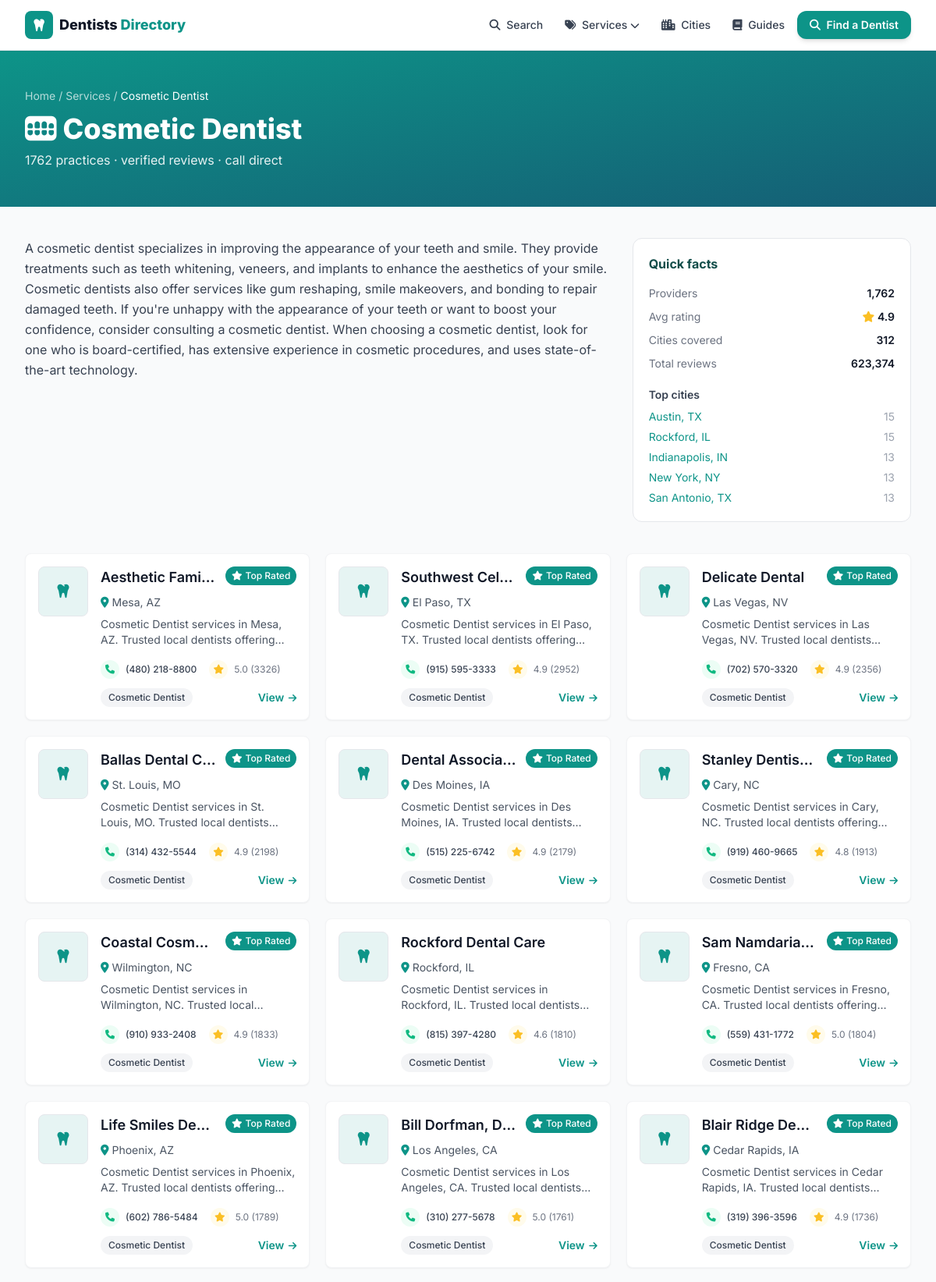
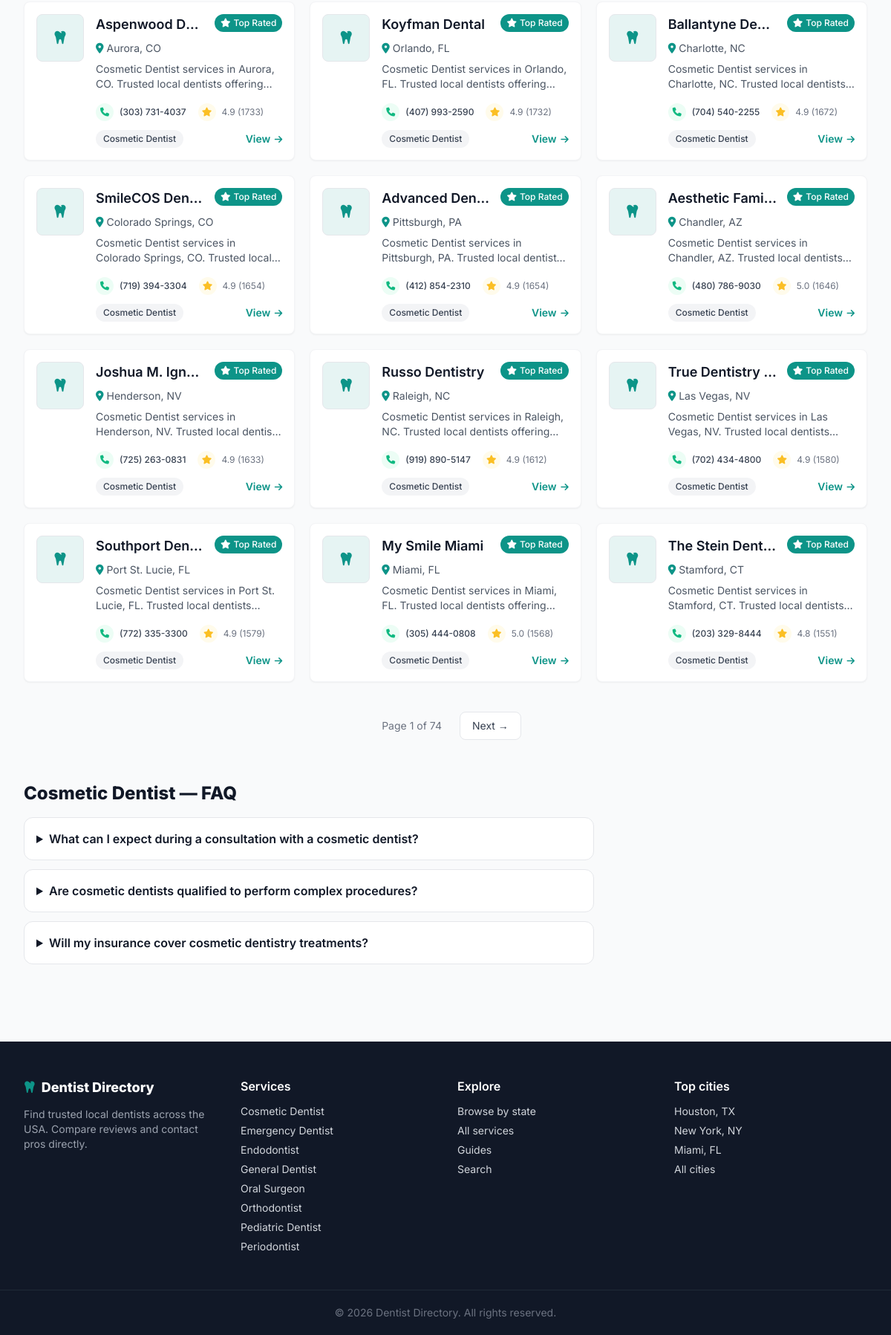
Screenshot of /category/cosmetic-dentist with the database file from the repository (2 pictures, top to bottom).
### tables this page shows
CREATE TABLE content (
    key          TEXT PRIMARY KEY,   -- e.g. city:austin-tx, category:termite-control
    kind         TEXT,               -- city | category | listing
    intro        TEXT,
    faq          TEXT,               -- JSON [{q,a},...]
    generated_at TEXT DEFAULT (datetime('now'))
);

CREATE TABLE listings (
    id          INTEGER PRIMARY KEY AUTOINCREMENT,
    name        TEXT NOT NULL,
    slug        TEXT UNIQUE NOT NULL,
    category    TEXT,
    city        TEXT,
    state       TEXT,
    address     TEXT,
    phone       TEXT,
    website     TEXT,
    lat         REAL,
    lng         REAL,
    rating      REAL,
    reviews     INTEGER,
    hours       TEXT,           -- JSON blob
    maps_url    TEXT,
    cid         TEXT,           -- google place CID, used for dedup
    scraped_at  TEXT DEFAULT (datetime('now'))
);

### web/app.py (the view)
@app.route("/category/<slug>")
def category(slug):
    d = get_db()
    cats = {slugify(r["category"]): r["category"] for r in d.execute(
        "SELECT DISTINCT category FROM listings WHERE category IS NOT NULL")}
    name = cats.get(slug)
    if not name:
        abort(404)
    page = _page()
    total = d.execute("SELECT COUNT(*) FROM listings WHERE category = ?",
                      (name,)).fetchone()[0]
    rows = d.execute(
        "SELECT * FROM listings WHERE category = ? ORDER BY reviews DESC "
        "LIMIT ? OFFSET ?", (name, PER_PAGE, (page - 1) * PER_PAGE)).fetchall()
    copy = content_for(f"category:{slug}")
    stats = d.execute(
        "SELECT ROUND(AVG(rating),1) avg, COUNT(DISTINCT city||state) cities, "
        "SUM(reviews) revs FROM listings WHERE category = ? AND rating IS NOT NULL",
        (name,)).fetchone()
    top_cities = d.execute(
        "SELECT city, state, COUNT(*) n FROM listings WHERE category = ? "
        "GROUP BY city, state ORDER BY n DESC LIMIT 5", (name,)).fetchall()
    facts = {"avg": stats["avg"], "cities": stats["cities"],
             "reviews": stats["revs"] or 0, "top_cities": top_cities}
    return render_template("category.html", name=name, slug=slug, rows=rows,
                           total=total, copy=copy, pg=_pageinfo(page, total),
                           facts=facts, base_url=f"/category/{slug}")

### scraper/db.py (called while the page is built)
def slugify(value: str) -> str:
    value = unicodedata.normalize("NFKD", value).encode("ascii", "ignore").decode()
    value = re.sub(r"[^\w\s-]", "", value).strip().lower()
    return re.sub(r"[-\s]+", "-", value)

### web/app.py (called while the page is built)
def get_db():
    if "db" not in g:
        uri = f"file:{dbmod.DB_PATH.as_posix()}?mode=ro&immutable=1"
        g.db = sqlite3.connect(uri, uri=True)
        g.db.row_factory = sqlite3.Row
    return g.db

def slugify(s):
    return dbmod.slugify(s or "")

def content_for(key):
    row = get_db().execute(
        "SELECT intro, faq FROM content WHERE key = ?", (key,)
    ).fetchone()
    if not row:
        return None
    return {"intro": row["intro"],
            "faq": json.loads(row["faq"]) if row["faq"] else []}

@app.context_processor
def inject_globals():
    cats = [r["category"] for r in get_db().execute(
        "SELECT DISTINCT category FROM listings WHERE category IS NOT NULL "
        "ORDER BY category")]
    return {
        "SITE_NAME": app.config["SITE_NAME"],
        "ALL_CATEGORIES": cats,
        "CATEGORY_ICONS": CATEGORY_ICONS,
        "ADSENSE_CLIENT": app.config["ADSENSE_CLIENT"],
        "GA_ID": app.config["GA_ID"],
        "DOMAIN": app.config["DOMAIN"],
        "GSC_VERIFICATION": app.config["GSC_VERIFICATION"],
        "STATE_NAMES": STATE_NAMES,
        "cat_slug": slugify,
    }

def _page():
    try:
        return max(1, int(request.args.get("page", 1)))
    except ValueError:
        return 1

def _pageinfo(page, total):
    pages = max(1, (total + PER_PAGE - 1) // PER_PAGE)
    return {"page": page, "pages": pages,
            "has_prev": page > 1, "has_next": page < pages}

### web/templates/category.html (shortened to what this page needs)
{% extends "base.html" %}
{% from "_macros.html" import card, pager %}
{% block content %}
<div class="bg-gradient-to-br from-primary to-gradient text-white">
  <div class="max-w-7xl mx-auto px-4 sm:px-6 lg:px-8 py-12">
    <nav class="text-sm text-white/70 mb-3"><a href="/" class="hover:text-white">Home</a> / <a href="/categories" class="hover:text-white">Services</a> / <span class="text-white">{{ name }}</span></nav>
    <h1 class="text-3xl md:text-4xl font-extrabold"><i class="fa-solid {{ CATEGORY_ICONS.get(name,'fa-bug') }} mr-2"></i>{{ name }}</h1>
    <p class="mt-2 text-white/90">{{ total }} practices &middot; verified reviews &middot; call direct</p>
  </div>
</div>
<div class="max-w-7xl mx-auto px-4 sm:px-6 lg:px-8 py-10">
  {% if pg.page==1 %}
  <div class="grid lg:grid-cols-3 gap-8 mb-10">
    <div class="lg:col-span-2">
      {% if copy and copy.intro %}<p class="text-gray-700 leading-relaxed">{{ copy.intro }}</p>{% endif %}
    </div>
    <aside>
      <div class="bg-white rounded-xl border border-gray-200 p-5">
        <h2 class="font-heading font-bold text-secondary mb-4">Quick facts</h2>
        <dl class="space-y-2.5 text-sm">
          <div class="flex justify-between"><dt class="text-gray-500">Providers</dt><dd class="font-semibold">{{ "{:,}".format(total) }}</dd></div>
          {% if facts.avg %}<div class="flex justify-between"><dt class="text-gray-500">Avg rating</dt><dd class="font-semibold"><i class="fas fa-star text-amber-400"></i> {{ facts.avg }}</dd></div>{% endif %}
          <div class="flex justify-between"><dt class="text-gray-500">Cities covered</dt><dd class="font-semibold">{{ facts.cities }}</dd></div>
          <div class="flex justify-between"><dt class="text-gray-500">Total reviews</dt><dd class="font-semibold">{{ "{:,}".format(facts.reviews) }}</dd></div>
        </dl>
        {% if facts.top_cities %}
        <h3 class="font-semibold text-sm mt-5 mb-2 text-gray-700">Top cities</h3>
        <ul class="space-y-1.5 text-sm">
          {% for c in facts.top_cities %}<li class="flex justify-between"><a href="/{{ c.state|lower }}/{{ cat_slug(c.city) }}" class="text-primary hover:underline">{{ c.city }}, {{ c.state }}</a><span class="text-gray-400">{{ c.n }}</span></li>{% endfor %}
        </ul>
        {% endif %}
      </div>
    </aside>
  </div>
  {% endif %}
  <div class="grid sm:grid-cols-2 lg:grid-cols-3 gap-5">{% for l in rows %}{{ card(l) }}{% endfor %}</div>
  {{ pager(pg, base_url) }}
  {% if copy and copy.faq and pg.page==1 %}
  <h2 class="text-2xl font-extrabold mt-14 mb-4">{{ name }} — FAQ</h2>
  <div class="space-y-3 max-w-3xl">{% for f in copy.faq %}<details class="bg-white border rounded-xl p-4"><summary class="font-semibold cursor-pointer">{{ f.q }}</summary><p class="mt-2 text-gray-600 text-sm">{{ f.a }}</p></details>{% endfor %}</div>
  {% endif %}
</div>
{% endblock %}

### web/templates/base.html (shortened to what this page needs)
<!DOCTYPE html>
<html lang="en" class="h-full">
<head>
  {% set _path = request.path %}
  <link rel="stylesheet" href="/static/css/output.css">
  <link rel="stylesheet" href="https://cdnjs.cloudflare.com/ajax/libs/font-awesome/6.4.0/css/all.min.css">
</head>
<body class="h-full flex flex-col bg-gray-50 text-gray-900">
<header class="bg-white shadow-sm border-b sticky top-0 z-50">
  <div class="max-w-7xl mx-auto px-4 sm:px-6 lg:px-8">
    <div class="flex justify-between items-center h-16">
      <a href="/" class="flex items-center space-x-2 font-extrabold text-lg">
        <span class="w-9 h-9 rounded-lg bg-primary text-white flex items-center justify-center">
          <i class="fa-solid fa-tooth"></i></span>
        <span>Dentists <span class="text-primary">Directory</span></span>
      </a>
      <nav class="hidden md:flex items-center space-x-1">
        <a href="/search" class="px-3 py-2 rounded-lg text-gray-700 hover:text-primary hover:bg-primary/5 font-medium text-sm"><i class="fas fa-search mr-1"></i> Search</a>
        <div class="relative group">
          <button class="px-3 py-2 rounded-lg text-gray-700 hover:text-primary hover:bg-primary/5 font-medium text-sm"><i class="fas fa-tags mr-1"></i> Services <i class="fas fa-chevron-down text-xs"></i></button>
        </div>
        <a href="/cities" class="px-3 py-2 rounded-lg text-gray-700 hover:text-primary hover:bg-primary/5 font-medium text-sm"><i class="fas fa-city mr-1"></i> Cities</a>
        <a href="/guides" class="px-3 py-2 rounded-lg text-gray-700 hover:text-primary hover:bg-primary/5 font-medium text-sm"><i class="fas fa-book mr-1"></i> Guides</a>
        <a href="/search" class="ml-2 px-4 py-2 rounded-xl bg-primary text-white font-semibold shadow-md hover:bg-primaryDark text-sm"><i class="fas fa-search mr-1"></i> Find a Dentist</a>
      </nav>
    </div>
  </div>
</header>
<main class="flex-1">{% block content %}{% endblock %}</main>
<footer class="bg-gray-900 text-gray-300 mt-16">
  <div class="max-w-7xl mx-auto px-4 sm:px-6 lg:px-8 py-12 grid md:grid-cols-4 gap-8">
    <div>
      <div class="text-white font-extrabold text-lg mb-3"><i class="fa-solid fa-tooth text-primary mr-2"></i>Dentist Directory</div>
      <p class="text-sm text-gray-400">Find trusted local dentists across the USA. Compare reviews and contact pros directly.</p>
    </div>
    <div>
      <h4 class="text-white font-semibold mb-3">Services</h4>
      <ul class="space-y-1.5 text-sm">
        {% for c in ALL_CATEGORIES %}<li><a href="/category/{{ cat_slug(c) }}" class="hover:text-primary">{{ c }}</a></li>{% endfor %}
      </ul>
    </div>
    <div>
      <h4 class="text-white font-semibold mb-3">Explore</h4>
      <ul class="space-y-1.5 text-sm">
        <li><a href="/cities" class="hover:text-primary">Browse by state</a></li>
        <li><a href="/categories" class="hover:text-primary">All services</a></li>
        <li><a href="/guides" class="hover:text-primary">Guides</a></li>
        <li><a href="/search" class="hover:text-primary">Search</a></li>
      </ul>
    </div>
    <div>
      <h4 class="text-white font-semibold mb-3">Top cities</h4>
      <ul class="space-y-1.5 text-sm">
        <li><a href="/tx/houston" class="hover:text-primary">Houston, TX</a></li>
        <li><a href="/ny/new-york" class="hover:text-primary">New York, NY</a></li>
        <li><a href="/fl/miami" class="hover:text-primary">Miami, FL</a></li>
        <li><a href="/cities" class="hover:text-primary">All cities</a></li>
      </ul>
    </div>
  </div>
  <div class="border-t border-gray-800 py-5 text-center text-sm text-gray-500">
    &copy; {{ 2026 }} Dentist Directory. All rights reserved.
  </div>
</footer>
</body>
</html>

### web/templates/_macros.html (shortened to what this page needs)
{% macro pager(pg, base_url) %}
{% set sep = '&' if '?' in base_url else '?' %}
{% if pg.pages > 1 %}
<nav class="flex items-center justify-center gap-2 mt-10" aria-label="Pagination">
  <span class="px-4 py-2 text-sm text-gray-500">Page {{ pg.page }} of {{ pg.pages }}</span>
  {% if pg.has_next %}<a href="{{ base_url }}{{ sep }}page={{ pg.page+1 }}" class="px-4 py-2 rounded-lg border bg-white text-gray-700 hover:border-primary hover:text-primary text-sm">Next &rarr;</a>{% endif %}
</nav>
{% endif %}
{% endmacro %}
{% macro card(l) %}
<div class="bg-white rounded-lg shadow-sm hover:shadow-md transition-all duration-200 overflow-hidden border border-gray-100">
  <div class="p-4">
    <div class="flex items-start space-x-4">
      <div class="flex-shrink-0">
      </div>
      <div class="flex-1 min-w-0">
        <div class="flex items-start mb-2">
          <h3 class="text-lg font-heading font-semibold text-gray-900 flex-1 min-w-0 mr-3">
            <a href="/listing/{{ l.slug }}" class="hover:text-primary block truncate">{{ l.name }}</a>
          </h3>
          {% if l.rating and l.rating >= 4.8 %}
          <span class="bg-primary text-white px-2 py-1 rounded-full text-xs font-medium flex-shrink-0">
            <i class="fas fa-star mr-1"></i><span class="hidden sm:inline">Top Rated</span></span>
          {% endif %}
        </div>
        <p class="text-sm text-gray-600 flex items-center mb-2">
          <i class="fas fa-map-marker-alt mr-1 text-primary"></i>
          <a href="/{{ l.state|lower }}/{{ l.city|slugify }}" class="hover:text-primary hover:underline">{{ l.city }}, {{ l.state }}</a>
        </p>
        <p class="text-gray-600 text-sm mb-4 line-clamp-2">
          {{ l.category or 'Dentists' }} services in {{ l.city }}, {{ l.state }}. Trusted local dentists offering inspections, treatment and prevention. Call for service and fast response.
        </p>
        <div class="flex items-center justify-between text-xs mb-3">
          <div class="flex items-center space-x-4">
            {% if l.phone %}
            <a href="tel:{{ l.phone|trim }}" class="flex items-center group transition-all duration-200 hover:text-emerald-600">
              <div class="w-6 h-6 rounded-full bg-emerald-50 flex items-center justify-center mr-2 group-hover:bg-emerald-100">
                <i class="fas fa-phone text-xs text-emerald-500"></i></div>
              <span class="hidden sm:inline text-gray-700 group-hover:text-emerald-600 font-medium">{{ l.phone|trim }}</span>
            </a>
            {% endif %}
            {% if l.reviews %}
            <div class="flex items-center text-gray-500">
              <div class="w-6 h-6 rounded-full bg-amber-50 flex items-center justify-center mr-2"><i class="fas fa-star text-xs text-amber-400"></i></div>
              <span>{{ "%.1f"|format(l.rating) }} ({{ l.reviews }})</span>
            </div>
            {% endif %}
          </div>
        </div>
        <div class="flex items-center justify-between">
          {% if l.category %}<span class="bg-gray-100 text-gray-700 px-2.5 py-1 rounded-full text-xs font-medium">{{ l.category }}</span>{% else %}<span></span>{% endif %}
          <a href="/listing/{{ l.slug }}" class="text-primary font-semibold text-sm hover:underline">View <i class="fas fa-arrow-right text-xs ml-0.5"></i></a>
        </div>
      </div>
    </div>
  </div>
</div>
{% endmacro %}

### web/templates/base.html (style rules this page uses)
body { font-family:'Inter',sans-serif }

### rows the page displays
content: intro "A cosmetic dentist specializes in improving the appearance of your teeth and smile. They provide treatments such as teeth whitening, veneers, and implants to enhance the aesthetics of your smile. Cosmetic dentists also offer services like gum reshaping, smile makeovers, and bonding to repair damaged teeth. If you're unhappy with the appearance of your teeth or want to boost your confidence, consider consulting a cosmetic dentist. When choosing a cosmetic dentist, look for one who is board-certified, has extensive experience in cosmetic procedures, and uses state-of-the-art technology."
listings: name "Aesthetic Fami…", shows "Top Rated", city "Mesa", state "AZ", category "Cosmetic Dentist", phone "(480) 218-8800", rating "5.0", reviews "3326"
listings: name "Southwest Cel…", shows "Top Rated", city "El Paso", state "TX", category "Cosmetic Dentist", phone "(915) 595-3333", rating "4.9", reviews "2952"
listings: name "Delicate Dental", shows "Top Rated", city "Las Vegas", state "NV", category "Cosmetic Dentist", phone "(702) 570-3320", rating "4.9", reviews "2356"
listings: name "Sam Namdaria…", shows "Top Rated", city "Fresno", state "CA", category "Cosmetic Dentist", phone "(559) 431-1772", rating "5.0", reviews "1804"
listings: name "Life Smiles De…", shows "Top Rated", city "Phoenix", state "AZ", category "Cosmetic Dentist", phone "(602) 786-5484", rating "5.0", reviews "1789"
listings: name "Bill Dorfman, D…", shows "Top Rated", city "Los Angeles", state "CA", category "Cosmetic Dentist", phone "(310) 277-5678", rating "5.0", reviews "1761"
listings: name "Ballantyne De…", shows "Top Rated", city "Charlotte", state "NC", category "Cosmetic Dentist", phone "(704) 540-2255", rating "4.9", reviews "1672"
listings: name "SmileCOS Den…", shows "Top Rated", city "Colorado Springs", state "CO", category "Cosmetic Dentist", phone "(719) 394-3304", rating "4.9", reviews "1654"
listings: name "True Dentistry…", shows "Top Rated", city "Las Vegas", state "NV", category "Cosmetic Dentist", phone "(702) 434-4800", rating "4.9", reviews "1580"

### other values shown
{{ name }} "Cosmetic Dentist"
{{ total }} "1762"
{{ "{:,}".format(total) }} "1,762"
{{ facts.avg }} "4.9"
{{ facts.cities }} "312"
{{ "{:,}".format(facts.reviews) }} "623,374"
{{ c.city }} "Austin" "Rockford" "Indianapolis" "New York" "San Antonio"
{{ c.state }} "TX" "IL" "IN" "NY" "TX"
{{ c.n }} "15" "15" "13" "13" "13"
{{ l.name }} "Ballas Dental C…" "Dental Associa…" "Stanley Dentis…" "Coastal Cosm…" "Rockford Dental Care" "Blair Ridge De…" "Aspenwood D…" "Koyfman Dental" "Advanced Den…" "Aesthetic Fami…" "Joshua M. Ign…" "Russo Dentistry" "Southport Den…" "My Smile Miami" "The Stein Dent…"
{{ l.city }} "St. Louis" "Des Moines" "Cary" "Wilmington" "Rockford" "Cedar Rapids" "Aurora" "Orlando" "Pittsburgh" "Chandler" "Henderson" "Raleigh" "Port St. Lucie" "Miami" "Stamford"
{{ l.state }} "MO" "IA" "NC" "NC" "IL" "IA" "CO" "FL" "PA" "AZ" "NV" "NC" "FL" "FL" "CT"
{{ l.category or 'Dentists' }} "Cosmetic Dentist" "Cosmetic Dentist" "Cosmetic Dentist" "Cosmetic Dentist" "Cosmetic Dentist" "Cosmetic Dentist" "Cosmetic Dentist" "Cosmetic Dentist" "Cosmetic Dentist" "Cosmetic Dentist" "Cosmetic Dentist" "Cosmetic Dentist" "Cosmetic Dentist" "Cosmetic Dentist" "Cosmetic Dentist"
{{ l.phone|trim }} "(314) 432-5544" "(515) 225-6742" "(919) 460-9665" "(910) 933-2408" "(815) 397-4280" "(319) 396-3596" "(303) 731-4037" "(407) 993-2590" "(412) 854-2310" "(480) 786-9030" "(725) 263-0831" "(919) 890-5147" "(772) 335-3300" "(305) 444-0808" "(203) 329-8444"
{{ "%.1f"|format(l.rating) }} "4.9" "4.9" "4.8" "4.9" "4.6" "4.9" "4.9" "4.9" "4.9" "5.0" "4.9" "4.9" "4.9" "5.0" "4.8"
